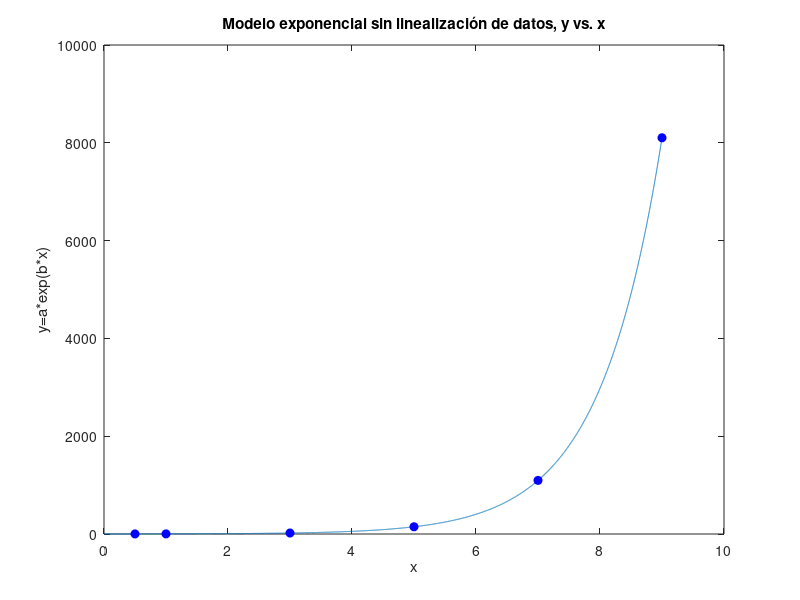

Recreate this plot in MATLAB.
function varargout = mtl_reg_sim_nonlinearwithout()
% Se definen los arreglos de entrada X y Y. También se da un valor razonable para (b).
X=[0.5,1,3,5,7,9];
Y=[1.648,2.71,20.08,148.4,1096,8103];
initial_value_b=0.1;
% Fin de los datos de entrada
clc

disp(sprintf('\n\nNOTA: Este código muestra el uso de Octave para presentar'))
disp(sprintf('el procedimiento para hacer la regresión de un conjunto de datos dado un modelo exponencial no lineal'))
disp(sprintf('sin linealización de los datos, es decir de la forma, y=a*exp(b*x)'))
disp(sprintf('\n\n******************************************************* Introduction ****************************************************'))
disp(sprintf('Usando la suma de los residuales cuadrados y minimizando con respecto'))
disp(sprintf('a (a) y (b) obtenemos dos ecuaciones no lineales simultáneas.'))
disp(sprintf('Afortunadamente, las dos ecuaciones no lineales simultáneas pueden ser reducidas a'))
disp(sprintf('una ecuación no lineal en (b). Una vez solucionada, (a) puede ser hallada directamente.'))
disp(sprintf('\nLos arreglos de entrada X y Y son:'))
X
Y

disp(sprintf('\n\n************** Exponencial ************** Exponencial *************** Exponencial *********************'))
disp(sprintf('Datos (x1,y1),(x2,y2),...,(xn,yn), mejor ajuste de y=a*exp(b*x) para los datos.'))

n=length(X);
z=zeros(1,n);

% Hallamos el valor de (b) primero.
b_value=fzero(@(b)(f(b,X,Y,n)),initial_value_b);

% Llamar fzero con una función anónima de un argumento que captura el valor de (a) y llama a myfun con dos argumentos:
% Calculamos el valor de (a)
sum_yex=0;
sum_e2x=0;
for i=1:n
    sum_yex=sum_yex+Y(i)*exp(b_value*X(i));
    sum_e2x=sum_e2x+exp(2*b_value*X(i));
end
a_value=sum_yex/sum_e2x;
% Presentamos los valores de (a) y (b)
a_value
b_value
disp(sprintf('\nEl modelo sin la linealización de datos se describe como\n               y=%5g',a_value))

disp(sprintf('b=%5g',b_value))
disp(sprintf('\b*x)                (4)'))


% Dibujamos la figura de x*exp(b*x) y los puntos de datos.
xp=(0:0.001:max(X));
yp=zeros(1,length(xp));

for i=1:length(xp)
    yp(i)=a_value*exp(b_value*xp(i));
end
plot(xp,yp)
title('Modelo exponencial sin linealización de datos, y vs. x')
xlabel('x')
ylabel('y=a*exp(b*x)')
hold on
plot(X,Y,'bo','MarkerFaceColor','b')
hold off
end

% Usando fzero se halla la raíz de la ecuación
function eqn1 = f(b,X,Y,n)
sum_yxex=0;
sum_yex=0;
sum_ex2=0;
sum_xex2=0;
for i=1:n
    sum_yxex=sum_yxex+Y(i)*X(i)*exp(b*X(i));
    sum_yex=sum_yex+Y(i)*exp(b*X(i));
    sum_xex2=sum_xex2+X(i)*exp(2*b*X(i));
    sum_ex2=sum_ex2+exp(2*b*X(i));
end
eqn1 = sum_yxex-sum_yex/sum_ex2*sum_xex2;

end

